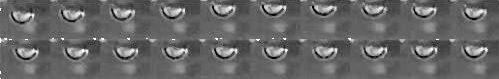
%> input picture SparseVote/bubble_1.bmp, 499 x 79 px
$ octave demo.m   (GNU Octave 9; MATLAB toolbox functions it lacks are replaced by stand-ins)
%> lines starting %> are read from the running program, lines starting %| are printed output that depends on the picture
### SparseVote/DrawCircle.m
function DrawCircle(x, y, r, nseg, S)
% Draw a circle on the current figure using ploylines
%
%  DrawCircle(x, y, r, nseg, S)
%  A simple function for drawing a circle on graph.
%
%  INPUT: (x, y, r, nseg, S)
%  x, y:    Center of the circle
%  r:       Radius of the circle
%  nseg:    Number of segments for the circle
%  S:       Colors, plot symbols and line types
%
%  OUTPUT: None
%
%  BUG REPORT:
%  Please send your bug reports, comments and suggestions to
%  pengtao@glue.umd.edu . Thanks.

%  Author:  Tao Peng
%           Department of Mechanical Engineering
%           University of Maryland, College Park, Maryland 20742, USA
%           pengtao@glue.umd.edu
%  Version: alpha       Revision: Jan. 10, 2006


theta = 0 : (2 * pi / nseg) : (2 * pi);
pline_x = r * cos(theta) + x;
pline_y = r * sin(theta) + y;

plot(pline_x, pline_y, S,'linewidth',3);

### SparseVote/rect2poly.m

% function for packing the rectangle
function poly = rect2poly(rect)

x = rect(1);
y = rect(2);
w = rect(3);
h = rect(4);

poly = [ x y;...
              x+w y;...
              x+w y+h;...
              x y+h;...
              x y];

### SparseVote/demo.m
clc;
clear;
close all;

tmp_path = mfilename('fullpath');
[path] = fileparts(tmp_path);
r_min = 2;
r_max = 20;
nSample = 130;
rSample = 33;
aa = 0;
%% config the detection parameters.
max_auc = 0;
im_name = [path,filesep,'bubble_1.bmp'];
det_name = [path,filesep,'bubble_det_1.txt'];

str_excu = sprintf(['sparsevote %s %s %f %f %f %f'],im_name,det_name,nSample,rSample,r_min,r_max);
tic;
dos(str_excu);
toc;

fid = fopen(det_name);
if(fid<0)
  error('There is not circle detection results for %s.',tmp_im_name);
else
    circle_det = fscanf(fid,'%f',[4,inf]);
end
fclose(fid);

circle_det = circle_det';
circen= circle_det(:,1:2);
cirrad = circle_det(:,3);
val_lmax = circle_det(:,4);

Threshold = 0.06;
index = find(val_lmax > 65536 * Threshold);
circen = circen(index, 1:2);
cirrad = cirrad(index);
val_lmax = val_lmax(index);

im = imread(im_name);
%> im is the input picture: size 79x499x3 uint8; min 0, max 255, mean 103
figure(10);
clf;
imshow(im,[]);
hold on;
nseg = 50;
p_str = 'r-';
for ii = 1:size(circen,1)
   DrawCircle(circen(ii,1),circen(ii,2),cirrad(ii,1),nseg,p_str);
end
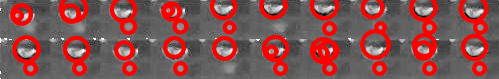
%> figure redrawn from the program's plot data
hold off;

bound = [];
figure(11);
clf;
imshow(im);
hold on;
for i = 1 : size(val_lmax)
    bound(i,:) = [-cirrad(i)+circen(i,1) -cirrad(i)+circen(i,2) 2*cirrad(i) 2*cirrad(i)];
    poly2 = rect2poly(bound(i,:));
    plot(poly2(:,1),poly2(:,2),'g-','linewidth',2);
end;
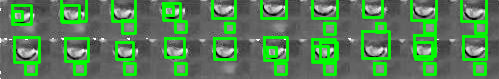
%> figure redrawn from the program's plot data
hold off;
